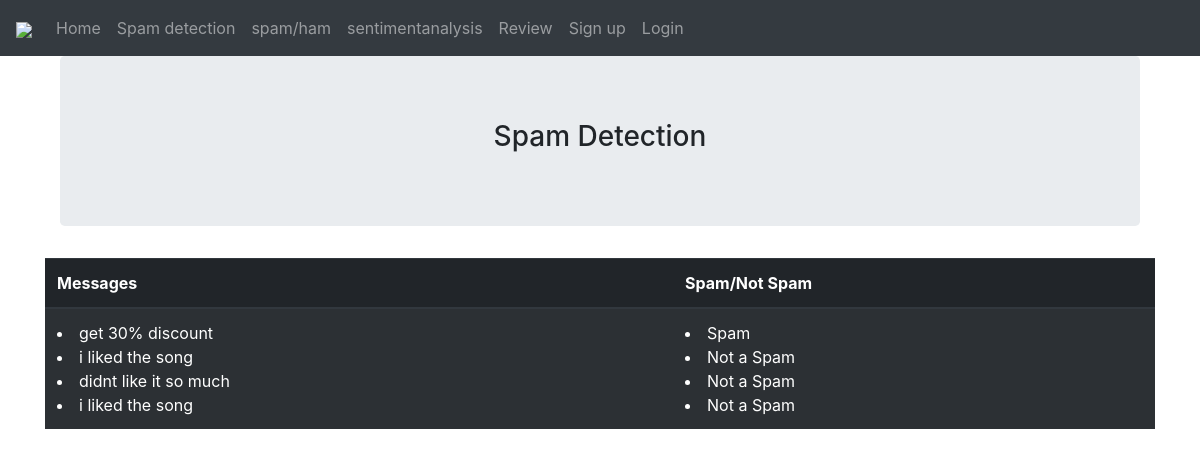
The page /list_spam on the database its author committed.
### myproject/models.py (models this page shows, shortened)
class SpamMessages(db.Model):
    __tablename__ = 'spam_messages'
    id = db.Column(db.Integer,primary_key = True)
    spam_messages_column =  db.Column(db.Text,nullable=True)
    def __repr__(self):
        return f"{self.spam_messages_column}"

class SpamOrHam(db.Model):
    __tablename__ = 'spamham'
    id = db.Column(db.Integer,primary_key = True)
    spamham_column =  db.Column(db.Text,nullable=True)
    def __repr__(self):
        return f"{self.spamham_column}"

### app.py (the view)
@app.route('/list_spam')
def list_spam():
    spam_messages = SpamMessages.query.all()
    spamham = SpamOrHam.query.all()
    return render_template('result.html',spam_messages = spam_messages,spamham = spamham)

### myproject/templates/result.html
{% extends "base.html" %}
{% block content %}
<body>
	<header>
	  <div class="container">
	    <div class="jumbotron text-center m-t-20">
	      <h3> Spam Detection </h3>
	    </div>
	</div>
	</header>
	<table class="table table-striped table-dark" >
	<thead>
		<tr>
			<th scope="col">Messages</th>
			<th scope="col">Spam/Not Spam</th>
		</tr>
	</thead>
	<tbody>
		<tr>
			<td>{% for spam in spam_messages %}
			<li>{{spam}}</li>
			{% endfor %}</td>
			<td>{% for sp in spamham %}
			<li>{{sp}}</li>
			{% endfor %}</td>
		</tr>
	</tbody></table>
</body>
{% endblock %}

### rows shown on the page
SpamMessages: spam_messages_column "get 30% discount"
SpamMessages: spam_messages_column "i liked the song"
SpamMessages: spam_messages_column "didnt like it so much"
SpamMessages: spam_messages_column "i liked the song"
SpamOrHam: spamham_column "Spam"
SpamOrHam: spamham_column "Not a Spam"
SpamOrHam: spamham_column "Not a Spam"
SpamOrHam: spamham_column "Not a Spam"
